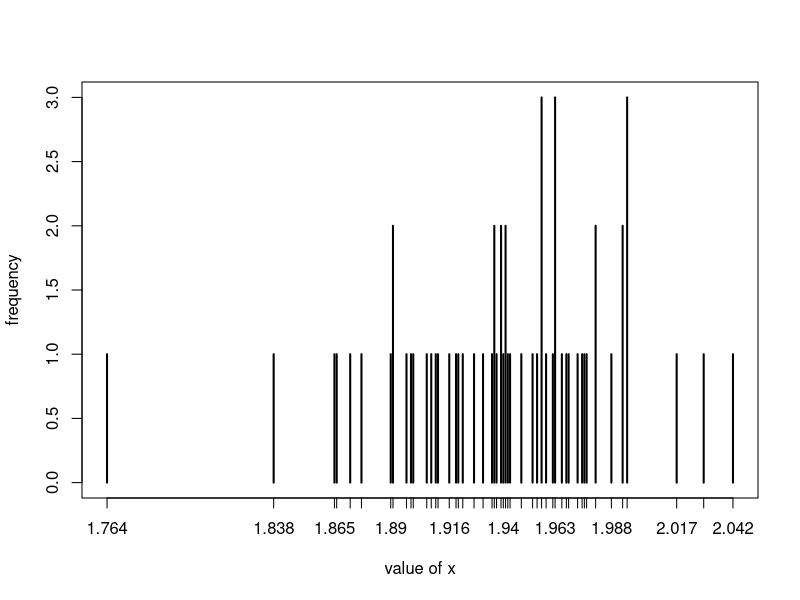

Write R code to recreate this figure.
## ---- chunk 1
cuxsdata = read.csv(file = "coppersulfide.csv")
cuxstable = table(cuxsdata)
plot(cuxstable, ylab = "frequency", xlab = "value of x")
